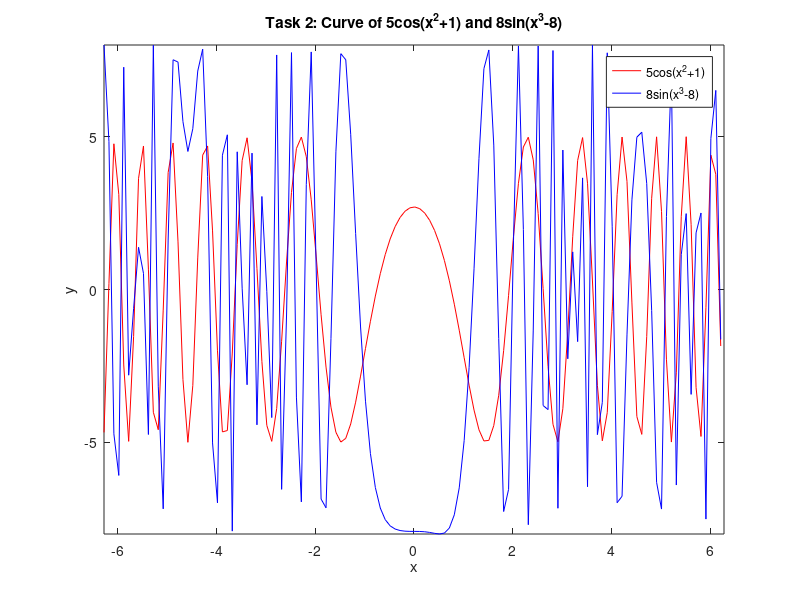

The MATLAB source for this figure:
x1 = -2*pi : 0.1 : 2*pi;

y1 = 5*cos(x1.^2+1);
y2 = 8*sin(x1.^3-8);

plot(x1,y1,'red', x1,y2,'blue','LineWidth',0.5)
axis([-2*pi 2*pi -8 8])

xlabel('x')
ylabel('y')
title('Task 2: Curve of 5cos(x^2+1) and 8sin(x^3-8)')
legend('5cos(x^2+1)','8sin(x^3-8)')